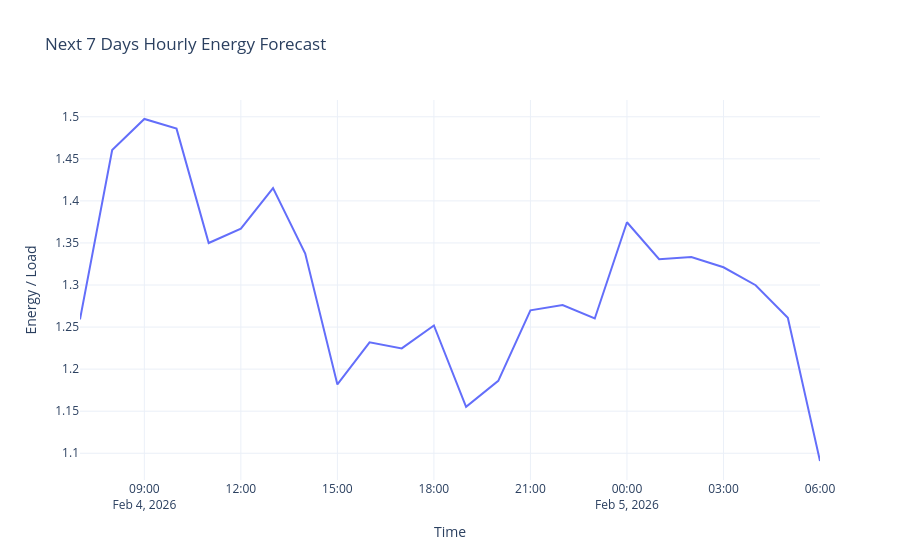

Source (notebook cell):
### Code cell
fig = go.Figure()
fig.add_trace(go.Scatter(
    x=forecast_df_day.index,
    y=forecast_df_day["Predicted"],
    mode="lines",
    name="Next 7 Days Forecast",
    line=dict(width=2)
))

fig.update_layout(
    title="Next 7 Days Hourly Energy Forecast",
    xaxis_title="Time",
    yaxis_title="Energy / Load",
    template="plotly_white"
)

fig.show()
